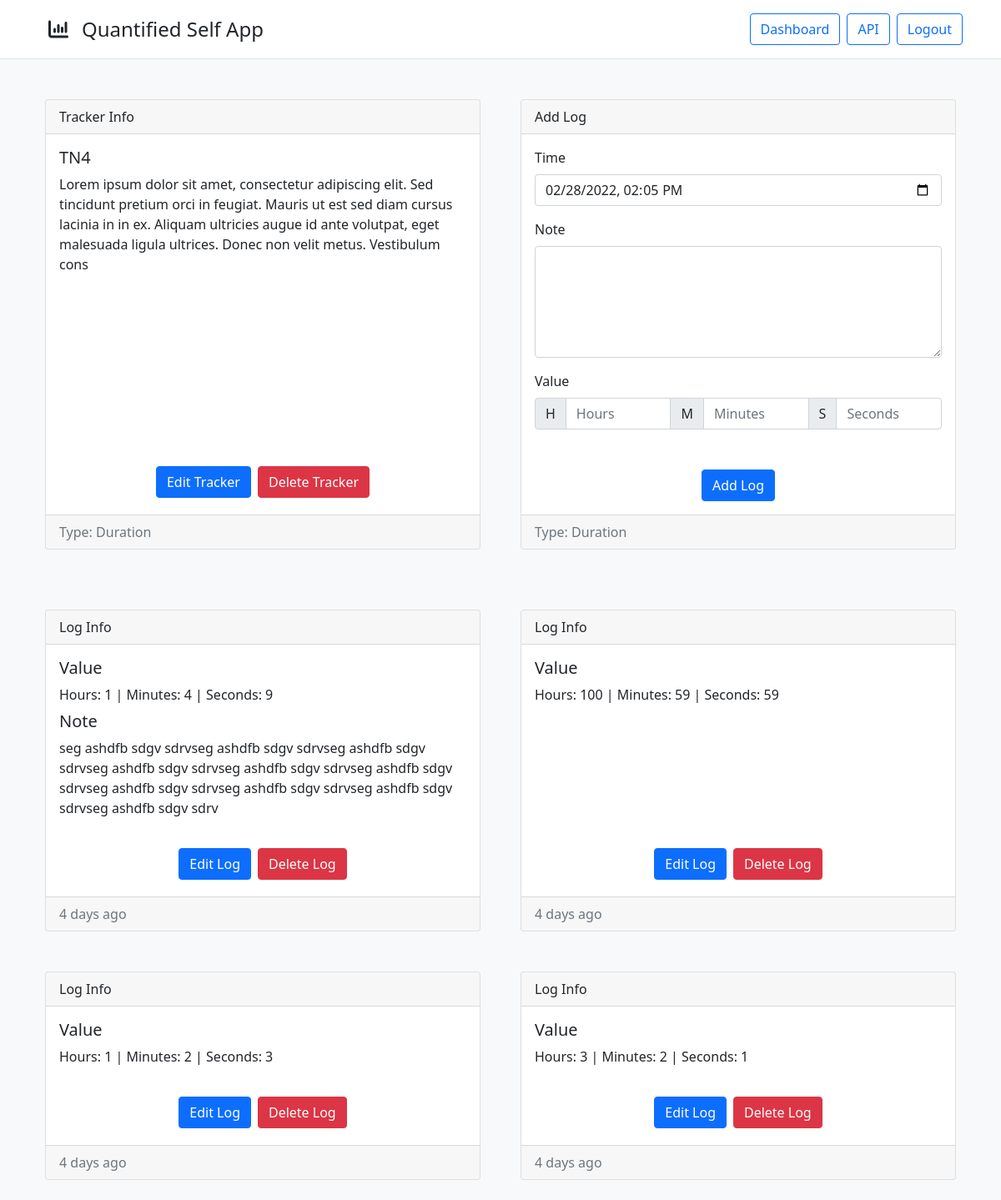
The app's page /trackers/view?id=4 (signed in), older data.
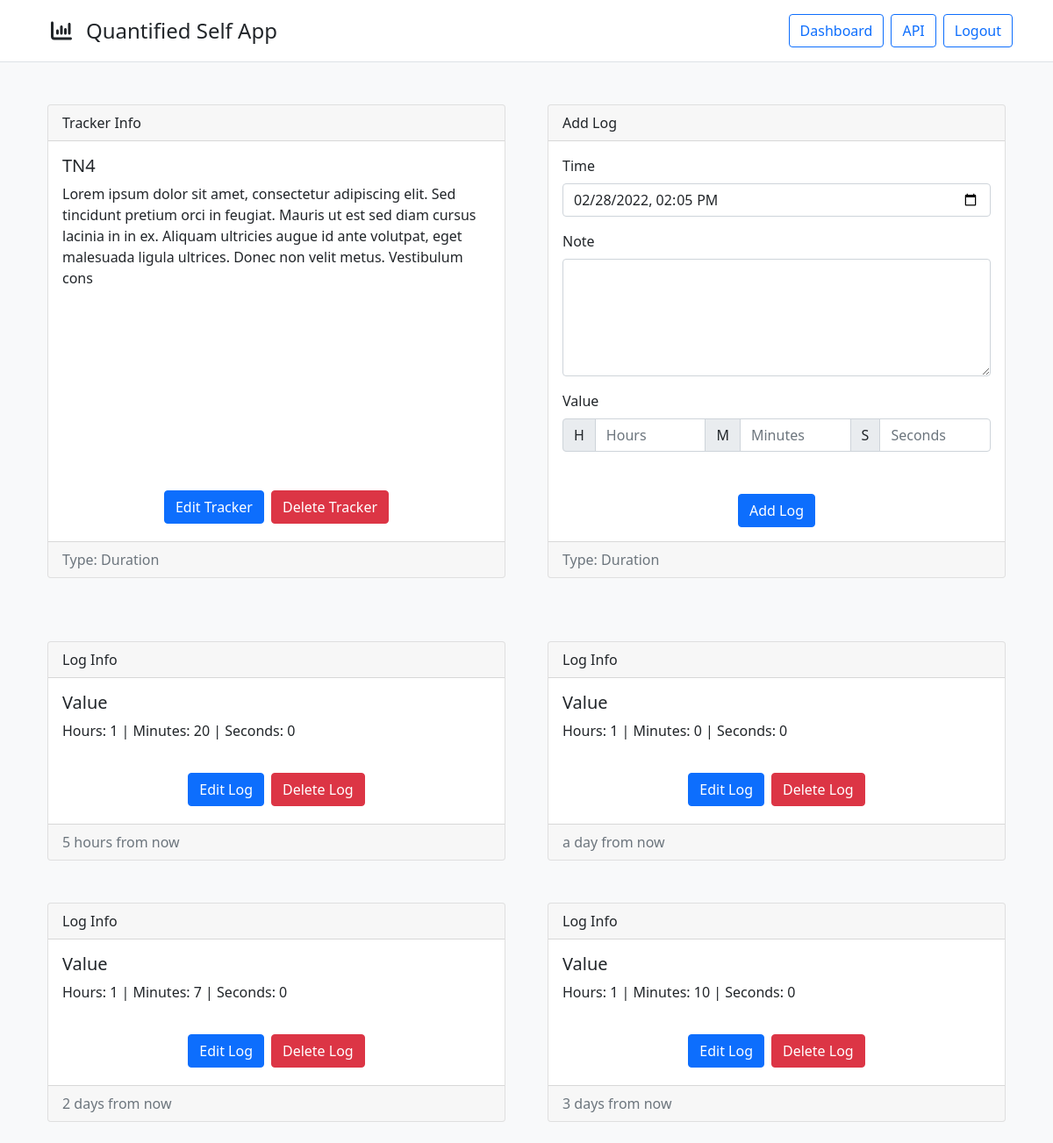
The same page, newer data.
### models/models.py (models this page shows)
class TrackerModel(db.Model):
    __tablename__ = "trackers"
    t_id = db.Column(db.Integer(), primary_key=True)
    t_name = db.Column(db.String(64), nullable=False)
    t_desc = db.Column(db.String(256))
    t_type = db.Column(db.Integer(), db.ForeignKey("tracker_types.tt_id", ondelete="CASCADE"), nullable=False)
    t_user = db.Column(db.Integer(), db.ForeignKey("users.id", ondelete="CASCADE"), nullable=False)
    t_type_name = db.relationship("TrackerTypes", uselist=False)
    t_unit = db.relationship("TrackerUnit", cascade="all, delete", uselist=False)
    t_options = db.relationship("TrackerOptions", cascade="all, delete")
    t_logs = db.relationship("TrackerLogs", cascade="all, delete")

class TrackerTypes(db.Model):
    __tablename__ = "tracker_types"
    tt_id = db.Column(db.Integer(), primary_key=True, autoincrement=True)
    tt_name = db.Column(db.String(64), unique=True, nullable=False)

class TrackerLogs(db.Model):
    __tablename__ = "tracker_logs"
    tl_id = db.Column(db.Integer(), primary_key=True, autoincrement=True)
    tl_time = db.Column(db.DateTime(), nullable=False)
    tl_note = db.Column(db.String(256))
    tl_tracker = db.Column(db.Integer(), db.ForeignKey("trackers.t_id", ondelete="CASCADE"), nullable=False)
    tl_vals = db.relationship("TrackerValues", cascade="all, delete")

class TrackerValues(db.Model):
    __tablename__ = "tracker_vals"
    tv_id = db.Column(db.Integer(), primary_key=True, autoincrement=True)
    tv_val = db.Column(db.Numeric(10, 2), nullable=False)
    tv_log = db.Column(db.Integer(), db.ForeignKey("tracker_logs.tl_id", ondelete="CASCADE"), nullable=False)

### views/views.py (the view, shortened to what this page needs)
@app.route("/trackers/view", methods=["GET", "POST"])
@login_required
def trackers_view():
    t_id = request.args.get("id", "")
    if not (t_id.isdigit()):
        flash("Invalid Tracker", "danger")
        return redirect("/trackers")
    t_id = int(t_id)
    tracker = TrackerModel.query.filter(TrackerModel.t_id == t_id, TrackerModel.t_user == current_user.id).first()
    if not tracker:
        flash("Invalid Tracker", "danger")
        return redirect("/trackers")
    options = {x.to_id: x.to_name for x in tracker.t_options}
    return render_template("trackers/view.html", user=current_user, tracker=tracker, options=options)

### auth/auth.py (called while the page is built)
@login.user_loader
def load_user(id):
    return UserModel.query.get(int(id))

### templates/filters/filters.py (called while the page is built)
@app.template_filter()
def pretty_datetime(datetime):
    return naturaltime(datetime)

### templates/trackers/view.html (shortened to what this page needs)
<!DOCTYPE html>
<html lang="en">
    <head>
        <link rel="stylesheet" href="{{ url_for('static', filename='css/bootstrap.min.css')}}">
        <link rel="stylesheet" href="{{ url_for('static', filename='css/fontawesome.all.min.css')}}">
        <link rel="stylesheet" href="{{ url_for('static', filename='css/tracker_view.css')}}">
    </head>
    <body class="bg-light">
        {% include 'components/navbar.html' %}
        <div class="container">
            <div class="row equal bg-light mt-4">
                <div class="col-sm-12 col-md-12 col-lg-6 col-xl-6 d-flex justify-content-center p-4">
                    <div class="card flex-fill">
                        <div class="card-header">Tracker Info</div>
                        <div class="card-body">
                            <h5 class="card-title">{{ tracker.t_name }}</h5>
                            <p class="card-text">{{ tracker.t_desc }}</p>
                        </div>
                        <div class="card-body d-flex justify-content-center align-items-end">
                            <a href="/trackers/edit?id={{ tracker.t_id }}" class="btn btn-primary m-1">Edit Tracker</a>
                            <form action="" method="POST" style="display: inline;">
                                <button type="submit" class="btn btn-danger m-1">Delete Tracker</button>
                            </form>
                        </div>
                        <div class="card-footer text-muted">
                            <span>Type: {{ tracker.t_type_name.tt_name }}</span>
                        </div>
                    </div>
                </div>
                <div class="col-sm-12 col-md-12 col-lg-6 col-xl-6 d-flex justify-content-center p-4">
                    <div class="card flex-fill">
                        <form action="" method="POST" style="width: 100%;">
                            <div class="card-header">Add Log</div>
                            <div class="card-body">
                                <div class="mb-3">
                                    <label for="tl_time" class="form-label">Time</label>
                                    <input type="datetime-local" class="form-control" id="tl_time" name="tl_time" required>
                                </div>
                                <div class="mb-3">
                                    <label for="tl_note" class="form-label">Note</label>
                                    <textarea rows="5" class="form-control" id="tl_note" name="tl_note" maxlength="256"></textarea>
                                </div>
                                {% if tracker.t_type_name.tt_name == "Boolean" %}
                                <label for="tl_val" class="form-label">Value</label>
                                <div class="mb-3">
                                    <select id="tl_val" name="tl_val" class="form-select" required>
                                        <option value="1" selected>Yes</option>
                                        <option value="0">No</option>
                                    </select>
                                </div>
                                {% elif tracker.t_type_name.tt_name == "Integer" %}
                                <label for="tl_val" class="form-label">Value</label>
                                <div class="input-group mb-3">
                                    <input type="number" step="1" id="tl_val" name="tl_val" class="form-control" aria-describedby="tl_unit" required>
                                    <span class="input-group-text" id="tl_unit">{{ tracker.t_unit.tu_name }}</span>
                                </div>
                                {% elif tracker.t_type_name.tt_name == "Decimal" %}
                                <label for="tl_val" class="form-label">Value</label>
                                <div class="input-group mb-3">
                                    <input type="number" step="0.01" id="tl_val" name="tl_val" class="form-control" aria-describedby="tl_unit" required>
                                    <span class="input-group-text" id="tl_unit">{{ tracker.t_unit.tu_name }}</span>
                                </div>
                                {% elif tracker.t_type_name.tt_name == "Duration" %}
                                <label class="form-label">Value</label>
                                <div class="input-group mb-3">
                                    <span class="input-group-text">H</span>
                                    <input type="number" step="1" min="0" max="100" id="tl_val_h" name="tl_val_h" class="form-control" placeholder="Hours" required>
                                    <span class="input-group-text">M</span>
                                    <input type="number" step="1" min="0" max="59" id="tl_val_m" name="tl_val_m" class="form-control" placeholder="Minutes" required>
                                    <span class="input-group-text">S</span>
                                    <input type="number" step="1" min="0" max="59" id="tl_val_s" name="tl_val_s" class="form-control" placeholder="Seconds" required>
                                </div>
                                {% endif %}
                            </div>
                            <div class="card-body d-flex justify-content-center align-items-end">
                                <button type="submit" class="btn btn-primary">Add Log</button>
                            </div>
                            <div class="card-footer text-muted">
                                <span>Type: {{ tracker.t_type_name.tt_name }}</span>
                            </div>
                        </form>
                    </div>
                </div>
            </div>
        </div>
        <div class="container">
            <div class="row equal d-flex justify-content-center bg-light mt-4">
                {% for log in tracker.t_logs %}
                <div class="col-sm-12 col-md-12 col-lg-6 col-xl-6 d-flex justify-content-center p-4">
                    <div class="card flex-fill">
                        <div class="card-header">Log Info</div>
                        <div class="card-body">
                            <h5 class="card-title">
                                {% if tracker.t_type_name.tt_name == "Multi Select" %}
                                Values
                                {% else %}
                                Value
                                {% endif %}
                            </h5>
                            <div class="card-text">
                                {% for val in log.tl_vals %}
                                <div>
                                    {% if tracker.t_type_name.tt_name == "Boolean" %}
                                        {% if val.tv_val | int == 1 %}
                                        Yes
                                        {% elif val.tv_val | int == 0 %}
                                        No
                                        {% endif %}
                                    {% elif tracker.t_type_name.tt_name == "Integer" %}
                                        {{ val.tv_val | int }} {{ tracker.t_unit.tu_name }}
                                    {% elif tracker.t_type_name.tt_name == "Decimal" %}
                                        {{ val.tv_val | round(2) }} {{ tracker.t_unit.tu_name }}
                                    {% elif tracker.t_type_name.tt_name == "Duration" %}
                                        Hours: {{ val.tv_val // 3600 }} | Minutes: {{ (val.tv_val % 3600) // 60 }} | Seconds: {{ (val.tv_val % 60) | int }}
                                    {% elif tracker.t_type_name.tt_name == "Single Select" %}
                                        {{ options[val.tv_val | int] }}
                                    {% elif tracker.t_type_name.tt_name == "Multi Select" %}
                                        {{ options[val.tv_val | int] }}
                                    {% endif %}
                                </div>
                                {% endfor %}
                            </div>
                            {% if log.tl_note | length > 0 %}
                            <h5 class="card-title pt-2">Note</h5>
                            <div class="card-text">{{ log.tl_note }}</div>
                            {% endif %}
                        </div>
                        <div class="card-body d-flex justify-content-center align-items-end">
                            <a href="/trackers/log/edit?tid={{ tracker.t_id }}&lid={{ log.tl_id }}" class="btn btn-primary m-1">Edit Log</a>
                            <form action="" method="POST" style="display: inline;">
                                <button type="submit" class="btn btn-danger m-1">Delete Log</button>
                            </form>
                        </div>
                        <div class="card-footer text-muted">
                            {{ log.tl_time | pretty_datetime }}
                        </div>
                    </div>
                </div>
                {% endfor %}
            </div>
        </div>
    </body>
</html>

### templates/components/navbar.html
<div style="background-color: white; border-bottom: 1px solid #dee2e6!important;">
    <div class="container">
        <header class="d-flex flex-wrap justify-content-center py-3">
            <a href="/" class="d-flex align-items-center mb-3 mb-md-0 me-md-auto text-dark text-decoration-none">
                <i class="fs-4 fa-solid fa-chart-column mx-3"></i>
                <span class="fs-4">Quantified Self App</span>
            </a>
            <ul class="nav nav-pills">
                {% if user.is_authenticated %}
                <li class="nav-item"><a href="/dashboard" class="btn btn-outline-primary mx-1">Dashboard</a></li>
                <li class="nav-item"><a href="/api" class="btn btn-outline-primary mx-1">API</a></li>
                <li class="nav-item"><a href="/logout" class="btn btn-outline-primary mx-1">Logout</a></li>
                {% else %}
                <li class="nav-item"><a href="/login" class="btn btn-outline-primary mx-1">Login</a></li>
                <li class="nav-item"><a href="/register" class="btn btn-outline-primary mx-1">Register</a></li>
                {% endif %}
            </ul>
        </header>
    </div>
</div>

### static/css/tracker_view.css (style rules this page uses)
.card { transition: transform 0.2s ease; }

Row changes from the older to the newer data that the page shows:
removed TrackerLogs: tl_note "seg ashdfb sdgv sdrvseg ashdfb sdgv sdrvseg ashdfb sdgv sdrvseg ashdfb sdgv sdrvseg ashdfb sdgv sdrvseg ashdfb sdgv sdrvseg ashdfb sdgv sdrvseg ashdfb sdgv sdrvseg ashdfb sdgv sdrvseg ashdfb sdgv sdrv", tl_time|pretty_datetime "4 days ago"
removed TrackerValues: tv_val "1", (val.tv_val%3600)//60 "4", (val.tv_val%60)|int "9", shown under "4 days ago"
removed TrackerLogs: tl_time|pretty_datetime "4 days ago"
removed TrackerValues: tv_val "100", (val.tv_val%3600)//60 "59", (val.tv_val%60)|int "59", shown under "4 days ago"
removed TrackerLogs: tl_time|pretty_datetime "4 days ago"
removed TrackerValues: tv_val "1", (val.tv_val%3600)//60 "2", (val.tv_val%60)|int "3", shown under "4 days ago"
removed TrackerLogs: tl_time|pretty_datetime "4 days ago"
removed TrackerValues: tv_val "3", (val.tv_val%3600)//60 "2", (val.tv_val%60)|int "1", shown under "4 days ago"
added TrackerLogs: tl_time|pretty_datetime "5 hours from now"
added TrackerValues: tv_val "1", (val.tv_val%3600)//60 "20", (val.tv_val%60)|int "0", shown under "5 hours from now"
added TrackerLogs: tl_time|pretty_datetime "a day from now"
added TrackerValues: tv_val "1", (val.tv_val%3600)//60 "0", (val.tv_val%60)|int "0", shown under "a day from now"
added TrackerLogs: tl_time|pretty_datetime "2 days from now"
added TrackerValues: tv_val "1", (val.tv_val%3600)//60 "7", (val.tv_val%60)|int "0", shown under "2 days from now"
added TrackerLogs: tl_time|pretty_datetime "3 days from now"
added TrackerValues: tv_val "1", (val.tv_val%3600)//60 "10", (val.tv_val%60)|int "0", shown under "3 days from now"
